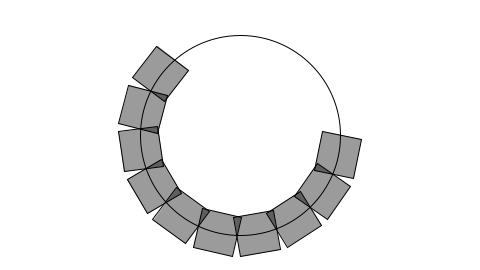
Frame 1 (no input)
Frame 60 (the mouse pressed at the canvas centre just before this capture): identical to frame 1, image omitted
Frame 120 (the mouse held since frame 60 and released just before this capture): identical to frame 1, image omitted

The Processing sketch that drew this single still picture (run headless with seeded random() and noise(); from frame 60 on, the mouse is pressed at the canvas centre):

// Processing sketch: sketch_0017_02_boxes_along_a_curve
// ── sketch_0017_02_boxes_along_a_curve.pde
float r = 100;

// The width and height of the boxes
float w = 40;
float h = 40;

void setup() {
  size(480, 270);
}

void draw() {
  background(255);

  // Start in the center and draw the circle
  translate(width/2, height/2);
  noFill();
  stroke(0);
  // Our curve is a circle with radius r in the center of the window.
  ellipse(0, 0, r*2, r*2); 
  // 10 boxes along the curve
  int totalBoxes = 10;
  // We must keep track of our position along the curve
  float arclength = 0;
  // For every box
  for (int i = 0; i < totalBoxes; i ++ ) {
    // Each box is centered so we move half the width
    arclength += w/2; 

    // Angle in radians is the arclength divided by the radius
    float theta = arclength / r;

    // comments those lines to see what will happend
    pushMatrix();
    // Polar to cartesian coordinate conversion
    translate(r*cos(theta), r*sin(theta));
    // Rotate the box
    rotate(theta);

    // Display the box
    fill(0, 100);
    rectMode(CENTER);
    rect(0, 0, w, h);
    popMatrix();

    // Move halfway again
    arclength += w/2;
  }
}
